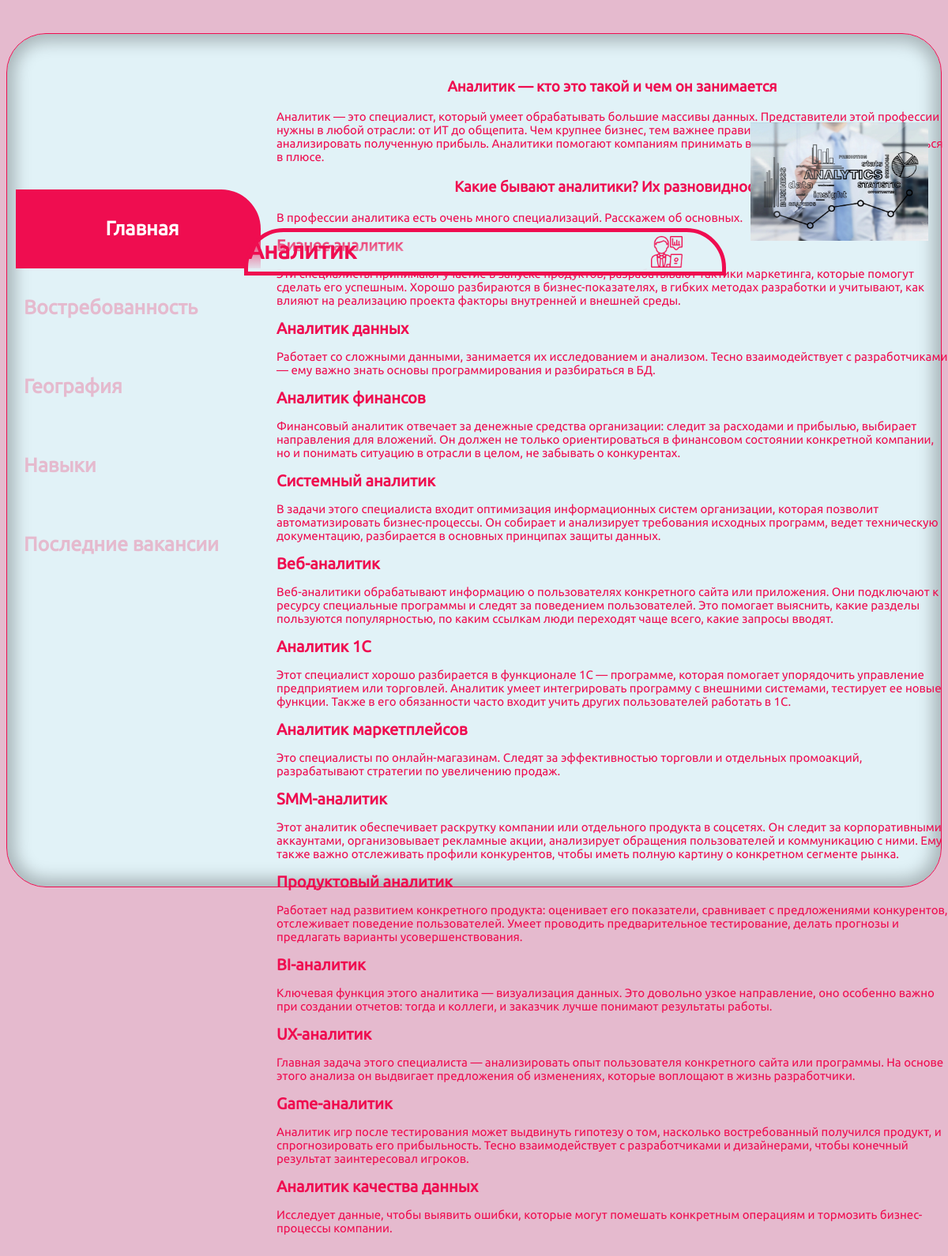
The page / on the database its author committed.
### files/models.py (models this page shows, shortened)
class CustomNavigation(models.Model):
    job_title = models.TextField(blank=False, verbose_name='Должность', max_length=25)
    company_logo = models.ImageField(upload_to='images_db/%Y/%m/%d', blank=False, verbose_name='Логотип компании')
    first_menu_item = models.TextField(blank=False, verbose_name='Первый пункт меню', max_length=25)
    second_menu_item = models.TextField(blank=False, verbose_name='Второй пункт меню', max_length=25)
    third_menu_item = models.TextField(blank=False, verbose_name='Третий пункт меню', max_length=25)
    fourth_menu_item = models.TextField(blank=False, verbose_name='Четвертый пункт меню', max_length=25)
    fifth_menu_item = models.TextField(blank=False, verbose_name='Пятый пункт меню', max_length=25)
    creator = models.TextField(blank=False, verbose_name='Автор', max_length=50)
    class Meta:
        db_table = 'custom_navigation_table'

class CustomMainPage(models.Model):
    job_description = models.TextField(blank=True, verbose_name='Описание профессии')
    job_photo = models.ImageField(upload_to='images_db/%Y/%m/%d', blank=False, verbose_name='Фотография профессии')
    class Meta:
        db_table = 'custom_mainpage_table'

### files/views.py (the view)
    def wrapper(request):
        context = {'context': page_function()}
        context['navigation'] = get_navigation_data()
        return render(request, f'{page_function.__name__.replace("_page", "")}_page.html', context)

### files/db/db_executor.py (called while the page is built)
def get_navigation_data():
    return CustomNavigation.objects.all()

def get_main_page_data():
    return CustomMainPage.objects.all()

### files/views.py (called while the page is built)
def get_context_data(page_function):
    def wrapper(request):
        context = {'context': page_function()}
        context['navigation'] = get_navigation_data()
        return render(request, f'{page_function.__name__.replace("_page", "")}_page.html', context)
    return wrapper

@get_context_data
def home_page_data():
    return get_main_page_data()

### templates/home_data_page.html (shortened to what this page needs)
{% load static %}
<!DOCTYPE html>
<html lang="ru">
<head>
    {% for i in navigation %}
        <link rel="stylesheet" href="{% static "css/styles.css" %}">
        </head>
        <body style="height: 135vh">
        <header>
            <p>{{ i.job_title }}</p>
            <img class="logo" src="{{ i.company_logo.url }}">
        </header>
        <main>
        <div class="body">
        <div class="input_group">
        <div class="navigation">
            <nav>
                <ul>
                    <li>
                        <div style="border-radius: 0px 50px 0px 0px; background: #EF0D50; justify-content: center"><a
                                style="color: #FFFFFF !important;" href="/">{{ i.first_menu_item }}</a></div>
                    </li>
                    <li>
                        <div><a href={% url 'demend' %}>{{ i.second_menu_item }}</a></div>
                    </li>
                    <li>
                        <div><a href={% url 'geography' %}>{{ i.third_menu_item }}</a></div>
                    </li>
                    <li>
                        <div><a href={% url 'skills' %}>{{ i.fourth_menu_item }}</a></div>
                    </li>
                    <li>
                        <div><a href={% url 'lastVacancy' %}>{{ i.fifth_menu_item }}</a></div>
                    </li>
                </ul>
            </nav>
        </div>
    {% endfor %}
    <div class="home_text">
        {% for j in context %}
            {{ j.job_description|safe }}
            <div class="empty"></div>
            <img class="home_img" src="{{ j.job_photo.url }}"/>
        {% endfor %}
    </div>
    </div>
    </div>
    </main>
    </body>
</html>

### static/css/styles.css (style rules this page uses)
html { padding: 0; margin: 0; background: #E5BACE; }
body { margin-top: 3.5%; border-radius: 50px; border: 1px solid #EF0D50; background: #E1F2F7; box-shadow: 0px 0px 20px 10px rgba(0, 0, 0, 0.25) inset; height: 85vh; }
header { position: absolute; width: 50%; bottom: 93%; height: 50px; border-radius: 50px 50px 0px 0px; border: 5px solid #EF0D50; background: linear-gradient(0deg, #E1F2F7 0%, rgba(225, 242, 247, 0.00) 100%); z-index: 2; text-align: center; margin-left: 25%; font-family: Ubuntu-Regular; color: #EF0D50 !important; font-size: 30px; font-weight: bold; }
header p { margin-top: 1%; margin-right: 80%; }
a { color: #F64C72 !important; text-decoration: none }
.logo { width: 40px; height: 40px; position: absolute; right: 50px; top: 5px }
.navigation { margin-top: 175px; justify-content: center; align-items: center; position: absolute; width: 325px; height: 65%; left: 10px; top: 0px; z-index: 1; background: transparent; }
.navigation ul { text-align: left; list-style: none; padding-top: 15%; }
.navigation li { margin: 0px -30px; font-family: "Ubuntu-Regular"; font-size: 25px; font-weight: bold; }
.navigation li div { width: 310px; height: 100px; display: flex; align-items: center; border-radius: 0px 50px 50px 0px; }
.navigation li a { color: #E5BACE !important; margin-left: 10px; }
.home_text { position: absolute; left: 350px; top: 80px; }
.home_text p { font-size: 15px; font-family: 'Ubuntu-Regular'; color: #EF0D50; text-wrap: normal; }
.home_text h3 { text-align: center; font-family: 'Ubuntu-Regular'; color: #EF0D50; }
.home_text h1 { font-family: 'Ubuntu-Regular'; width: 300px; color: #EF0D50; font-size: 20px; }
.home_img { position:absolute; width: 225px; height: 150px; right: 3%; top: 75px; }
.empty { height: 60px; }

### rows shown on the page
CustomNavigation: job_title "Аналитик", company_logo (picture), first_menu_item "Главная", second_menu_item "Востребованность", third_menu_item "География", fourth_menu_item "Навыки", fifth_menu_item "Последние вакансии"
CustomMainPage: job_description "Аналитик — кто это такой и чем он занимается Аналитик — это специалист, который умеет обрабатывать большие массивы данных. Представители этой профессии нужны в любой отрасли: от ИТ до общепита. Чем крупнее бизнес, тем важнее правильно вести учет ресурсов и анализировать полученную прибыль. Аналитики помогают компаниям принимать взвешенные решения и оставаться в плюсе. Какие бывают аналитики? Их разновидности В профессии аналитика есть очень много специализаций. Расскажем об основных. Бизнес-аналитик Эти специалисты принимают участие в запуске продуктов, разрабатывают тактики маркетинга, которые помогут сделать его успешным. Хорошо разбираются в бизнес-показателях, в гибких методах…", job_photo (picture)
